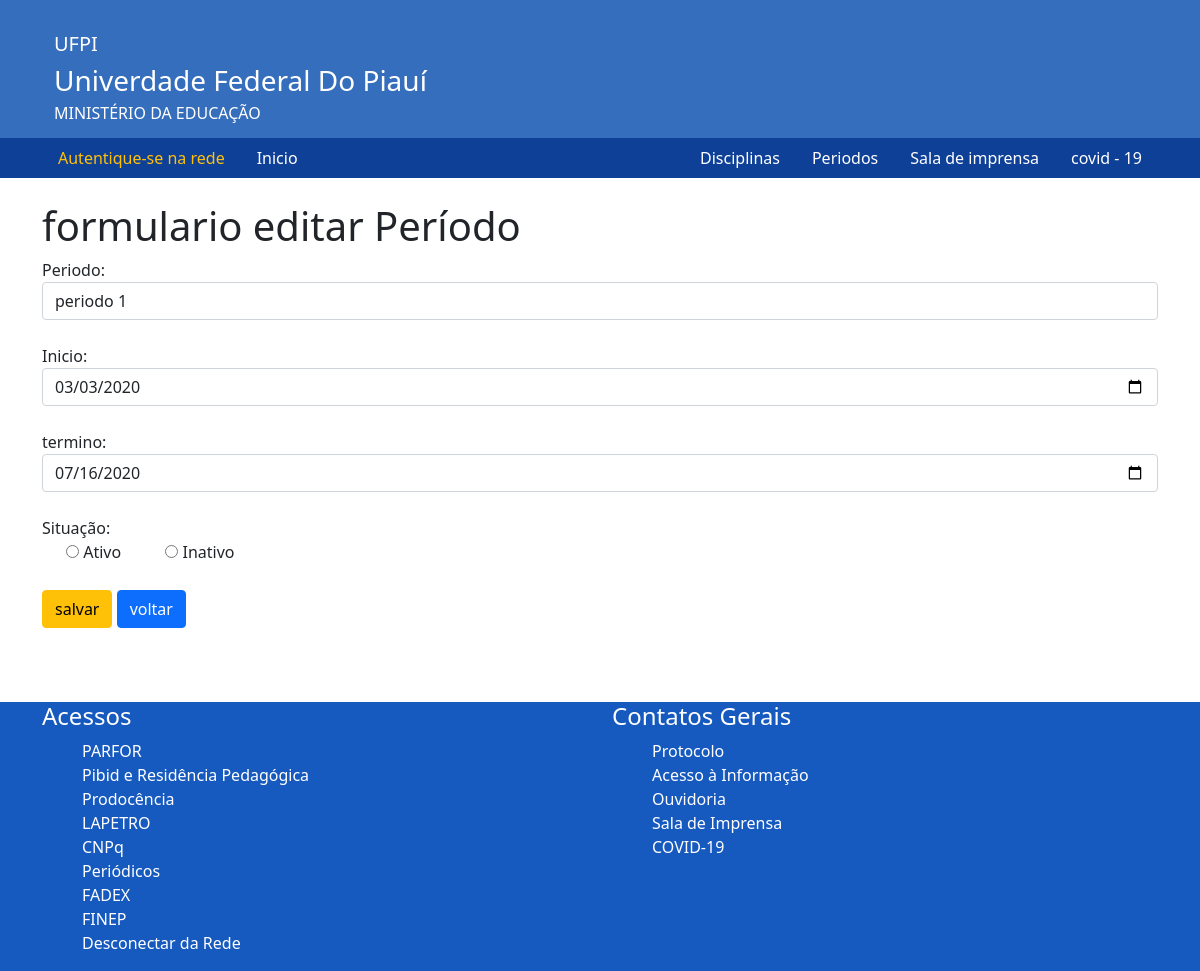
The app's page /prova003/formulario_editar_periodo.php?id=1 with its own data.
### tables this page shows
CREATE TABLE `periodos` (
  `id` int(30) NOT NULL AUTO_INCREMENT,
  `nome` varchar(30) NOT NULL,
  `data_de_inicio` date NOT NULL,
  `data_de_termino` date NOT NULL,
  `situacao` varchar(30) NOT NULL,
  PRIMARY KEY (`id`)
);

### prova003/formulario_editar_periodo.php (the view, shortened to what this page needs)
<!doctype html>
<html lang="en">
  <head>
    <link href="https://cdn.jsdelivr.net/npm/bootstrap@5.1.3/dist/css/bootstrap.min.css" rel="stylesheet">
  </head>
  <body>
      <?php
        $id = $_GET['id'];
        $sql = "SELECT * from periodos where id=$id";
        $sql = mysql_query($sql);
        $linha = mysql_fetch_array($sql);
      ?>
      <div class="container">
        <h1>formulario editar Período</h1>
          <form action="editar_periodo.php" method="post">
            Periodo: <br>
              <input type="text" name="nome" class="form-control" value="<?php echo $linha['nome'];?>" required>
            <br>
            Inicio: <br>
              <input type="date" name="inicio" value="<?php echo $linha['data_de_inicio'];?>" required class="form-control">
            <br>
            termino: <br>
              <input type="date" name="termino" value="<?php echo $linha['data_de_termino'];?>"  required class="form-control">
              <br>
            Situação: <br>
            <div class="form-check form-check-inline">
                <label><input type="radio" name="situacao" value="ativo" required> Ativo</label>
            </div>
            <div class="form-check form-check-inline">
                <label><input type="radio" name="situacao" value="inativo" required> Inativo</label>
            </div>
            <br> <br>
              <button type="submit" class="btn btn-warning"> salvar</button>
              <a href="periodo.php" class="btn btn-primary">voltar</a>
          </form>
      </div>
  </body>
</html>

### records on screen
periodos: nome "periodo 1", inicio "03/03/2020", termino "07/16/2020"
